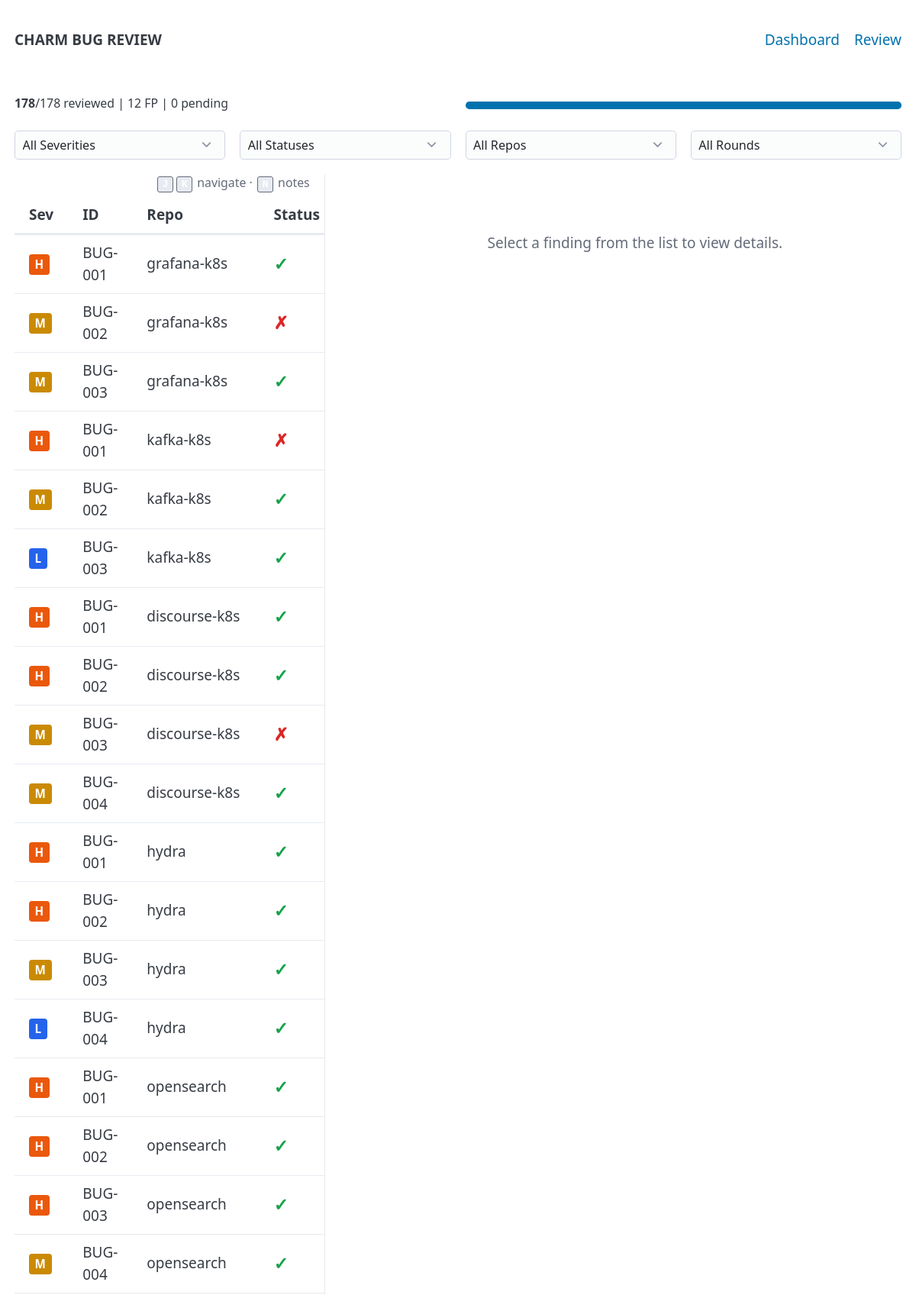
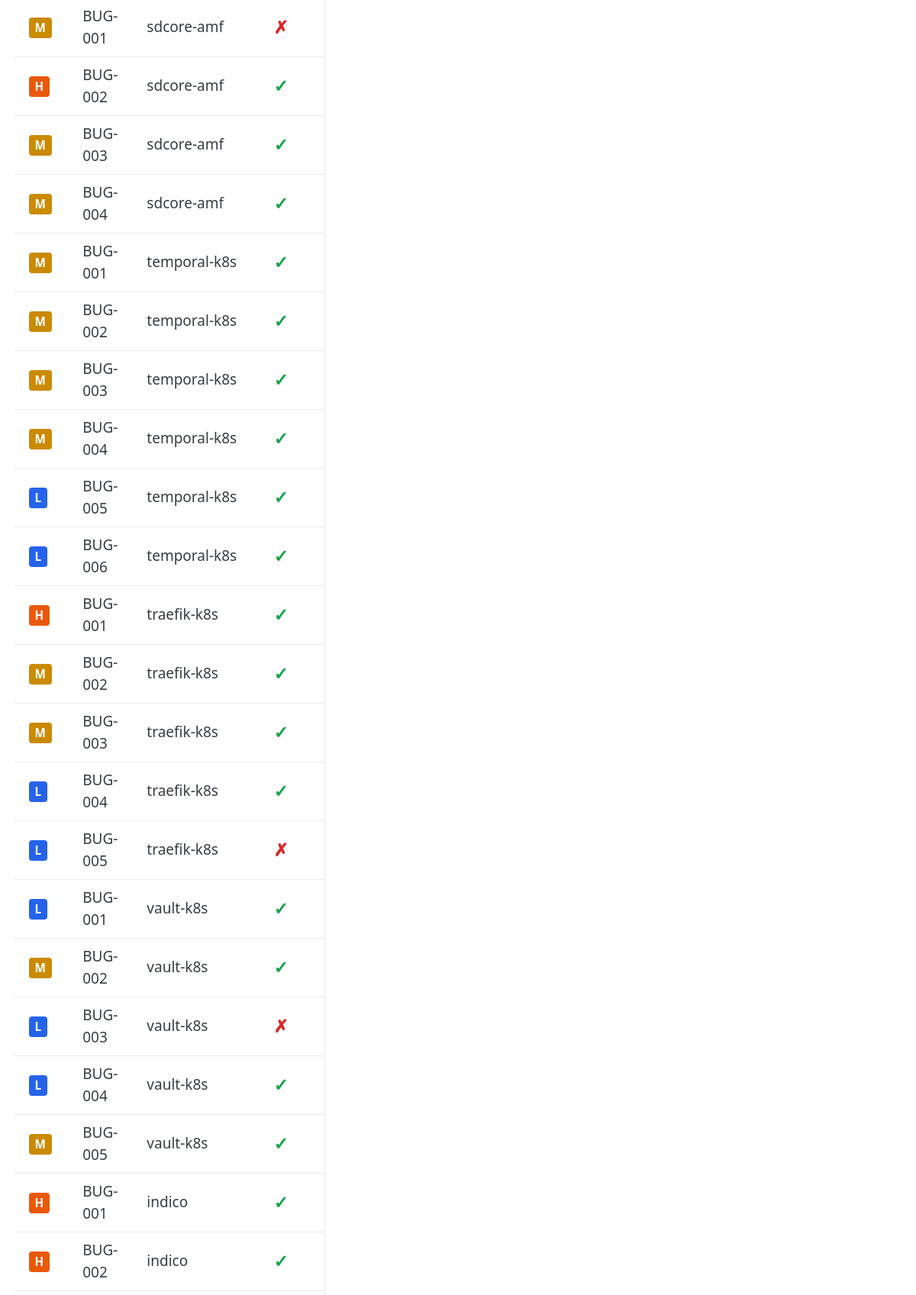
Page /findings (upper part) on the committed database (2 pictures, top to bottom).
### tables this page shows
CREATE TABLE findings (
    id              INTEGER PRIMARY KEY AUTOINCREMENT,
    bug_id          TEXT NOT NULL,
    repo            TEXT NOT NULL,
    charm_name      TEXT NOT NULL,
    round           INTEGER NOT NULL,
    category        TEXT NOT NULL,
    title           TEXT NOT NULL,
    severity        TEXT NOT NULL CHECK(severity IN ('Critical','High','Medium','Low')),
    location        TEXT NOT NULL,
    pattern         TEXT NOT NULL,
    issue           TEXT NOT NULL,
    impact          TEXT NOT NULL,
    evidence        TEXT NOT NULL,
    recommended_fix TEXT NOT NULL,
    historical_precedent TEXT NOT NULL DEFAULT '',
    review_status   TEXT NOT NULL DEFAULT 'pending'
                    CHECK(review_status IN ('pending','reviewed','false_positive')),
    reviewer_notes  TEXT NOT NULL DEFAULT '',
    reviewed_at     TEXT,
    source_file     TEXT,
    created_at      TEXT NOT NULL DEFAULT (datetime('now')),
    updated_at      TEXT NOT NULL DEFAULT (datetime('now')),
    UNIQUE(repo, bug_id)
);

### review_tool/routes/pages.py (the view)
@router.get("/findings", response_class=HTMLResponse)
async def findings_page(
    request: Request,
    severity: Optional[str] = Query(None),
    status: Optional[str] = Query(None),
    repo: Optional[str] = Query(None),
    round: Optional[str] = Query(None),
):
    severity = severity or None
    status = status or None
    repo = repo or None
    round_int = int(round) if round else None
    conn = await db.get_db(DB_PATH)
    try:
        findings = await db.get_findings(conn, severity, status, repo, round_int)
        stats = await db.get_stats(conn)
        all_findings = await db.get_findings(conn)
        repos = sorted({f["repo"] for f in all_findings})
        rounds = sorted({f["round"] for f in all_findings})
        if request.headers.get("HX-Target") == "findings-list":
            return request.app.state.templates.TemplateResponse(
                "partials/findings_list.html",
                {"request": request, "findings": findings},
            )
        return request.app.state.templates.TemplateResponse(
            "findings.html",
            {
                "request": request,
                "findings": findings,
                "stats": stats,
                "repos": repos,
                "rounds": rounds,
                "current_severity": severity or "",
                "current_status": status or "",
                "current_repo": repo or "",
                "current_round": round_int or "",
            },
        )
    finally:
        await conn.close()

### review_tool/templates/findings.html (shortened to what this page needs)
{% extends "base.html" %}
{% block content %}
<div class="stats-bar">
    {% include "partials/stats_bar.html" %}
</div>
<div class="filters">
    <form hx-get="/findings" hx-target="#findings-list" hx-push-url="true">
        <div class="grid">
            <select name="severity" onchange="this.form.requestSubmit()">
                <option value="">All Severities</option>
            </select>
            <select name="status" onchange="this.form.requestSubmit()">
                <option value="">All Statuses</option>
            </select>
            <select name="repo" onchange="this.form.requestSubmit()">
                <option value="">All Repos</option>
            </select>
            <select name="round" onchange="this.form.requestSubmit()">
                <option value="">All Rounds</option>
            </select>
        </div>
    </form>
</div>
<div class="two-panel">
    <div class="findings-list-panel" id="findings-list">
        {% include "partials/findings_list.html" %}
    </div>
    <div class="detail-panel" id="detail-panel">
        <p class="empty-detail">Select a finding from the list to view details.</p>
    </div>
</div>
{% endblock %}

### review_tool/templates/base.html (shortened to what this page needs)
<!DOCTYPE html>
<html lang="en" data-theme="light">
<head>
    <link rel="stylesheet" href="https://cdn.jsdelivr.net/npm/@picocss/pico@2/css/pico.min.css">
    <link rel="stylesheet" href="/static/style.css">
</head>
<body>
    <header class="container-fluid">
        <nav>
            <ul>
                <li><strong>CHARM BUG REVIEW</strong></li>
            </ul>
            <ul>
                <li><a href="/">Dashboard</a></li>
                <li><a href="/findings">Review</a></li>
            </ul>
        </nav>
    </header>
    <main class="container-fluid">
        {% block content %}{% endblock %}
    </main>
</body>
</html>

### review_tool/templates/partials/stats_bar.html
<div class="grid">
    <small>
        <strong>{{ stats.reviewed + stats.false_positive }}</strong>/{{ stats.total }} reviewed
        {% if stats.false_positive %} | {{ stats.false_positive }} FP{% endif %}
        | {{ stats.pending }} pending
    </small>
    <progress value="{{ stats.reviewed + stats.false_positive }}" max="{{ stats.total }}" style="margin: 0.5rem 0;"></progress>
</div>

### review_tool/templates/partials/findings_list.html (shortened to what this page needs)
<small class="kbd-help"><kbd>J</kbd><kbd>K</kbd> navigate &middot; <kbd>N</kbd> notes</small>
<table class="findings-table" role="grid">
    <thead>
        <tr>
            <th>Sev</th>
            <th>ID</th>
            <th>Repo</th>
            <th>Status</th>
        </tr>
    </thead>
    <tbody>
        {% for f in findings %}
        {% include "partials/finding_row.html" with context %}
        {% endfor %}
    </tbody>
</table>

### review_tool/templates/partials/finding_row.html
<tr class="finding-row"
    id="finding-row-{{ f.id }}"
    hx-get="/findings/{{ f.id }}"
    hx-target="#detail-panel"
    hx-swap="innerHTML"
    style="cursor: pointer;">
    <td><span class="severity-badge severity-{{ f.severity|lower }}">{{ f.severity[0] }}</span></td>
    <td>{{ f.bug_id }}</td>
    <td>{{ f.repo|replace("-operator", "") }}</td>
    <td>
        {% if f.review_status == "pending" %}
        <span class="status-pending" title="Pending">&#9679;</span>
        {% elif f.review_status == "reviewed" %}
        <span class="status-reviewed" title="Reviewed">&#10003;</span>
        {% else %}
        <span class="status-fp" title="False Positive">&#10007;</span>
        {% endif %}
    </td>
</tr>

### review_tool/static/style.css (style rules this page uses)
.severity-badge { display: inline-block; padding: 0.1rem 0.4rem; border-radius: 4px; font-size: 0.8rem; font-weight: bold; color: white; }
.severity-high { background: #ea580c; }
.severity-medium { background: #ca8a04; }
.severity-low { background: #2563eb; }
.status-reviewed { color: #16a34a; font-size: 1.2rem; font-weight: bold; }
.status-fp { color: #dc2626; font-size: 1.2rem; font-weight: bold; }
.two-panel { display: grid; grid-template-columns: 35% 65%; gap: 1rem; min-height: 70vh; }
.findings-list-panel { overflow-y: auto; max-height: 80vh; border-right: 1px solid var(--pico-muted-border-color); padding-right: 1rem; }
.detail-panel { overflow-y: auto; max-height: 80vh; padding-left: 1rem; }
.empty-detail { text-align: center; color: var(--pico-muted-color); margin-top: 4rem; }
.findings-table tbody tr { transition: background-color 0.15s; }
.stats-bar { margin-bottom: 1rem; }
.filters { margin-bottom: 1rem; }
.filters select { margin-bottom: 0; padding: 0.3rem 0.5rem; font-size: 0.85rem; }
.kbd-help { display: block; text-align: right; color: var(--pico-muted-color); margin-bottom: 0.3rem; }
.kbd-help kbd { display: inline-block; padding: 0.1rem 0.3rem; font-size: 0.7rem; background: var(--pico-muted-border-color); border: 1px solid var(--pico-muted-color); border-radius: 3px; margin: 0 0.1rem; }

### rows in the picture
findings: severity "H", bug_id "BUG-001", repo "grafana-k8s"
findings: severity "M", bug_id "BUG-002", repo "grafana-k8s"
findings: severity "M", bug_id "BUG-003", repo "grafana-k8s"
findings: severity "H", bug_id "BUG-001", repo "kafka-k8s"
findings: severity "M", bug_id "BUG-002", repo "kafka-k8s"
findings: severity "L", bug_id "BUG-003", repo "kafka-k8s"
findings: severity "H", bug_id "BUG-001", repo "discourse-k8s"
findings: severity "H", bug_id "BUG-002", repo "discourse-k8s"
findings: severity "M", bug_id "BUG-003", repo "discourse-k8s"
findings: severity "M", bug_id "BUG-004", repo "discourse-k8s"
findings: severity "H", bug_id "BUG-001", repo "hydra"
findings: severity "H", bug_id "BUG-002", repo "hydra"
findings: severity "M", bug_id "BUG-003", repo "hydra"
findings: severity "L", bug_id "BUG-004", repo "hydra"
findings: severity "H", bug_id "BUG-001", repo "opensearch"
findings: severity "H", bug_id "BUG-002", repo "opensearch"
findings: severity "H", bug_id "BUG-003", repo "opensearch"
findings: severity "M", bug_id "BUG-004", repo "opensearch"
findings: severity "M", bug_id "BUG-001", repo "sdcore-amf"
findings: severity "H", bug_id "BUG-002", repo "sdcore-amf"
findings: severity "M", bug_id "BUG-003", repo "sdcore-amf"
findings: severity "M", bug_id "BUG-004", repo "sdcore-amf"
findings: severity "M", bug_id "BUG-001", repo "temporal-k8s"
findings: severity "M", bug_id "BUG-002", repo "temporal-k8s"
findings: severity "M", bug_id "BUG-003", repo "temporal-k8s"
findings: severity "M", bug_id "BUG-004", repo "temporal-k8s"
findings: severity "L", bug_id "BUG-005", repo "temporal-k8s"
findings: severity "L", bug_id "BUG-006", repo "temporal-k8s"
findings: severity "H", bug_id "BUG-001", repo "traefik-k8s"
findings: severity "M", bug_id "BUG-002", repo "traefik-k8s"
findings: severity "M", bug_id "BUG-003", repo "traefik-k8s"
findings: severity "L", bug_id "BUG-004", repo "traefik-k8s"
findings: severity "L", bug_id "BUG-005", repo "traefik-k8s"
findings: severity "L", bug_id "BUG-001", repo "vault-k8s"
findings: severity "M", bug_id "BUG-002", repo "vault-k8s"
findings: severity "L", bug_id "BUG-003", repo "vault-k8s"
findings: severity "L", bug_id "BUG-004", repo "vault-k8s"
findings: severity "M", bug_id "BUG-005", repo "vault-k8s"
findings: severity "H", bug_id "BUG-001", repo "indico"
findings: severity "H", bug_id "BUG-002", repo "indico"

### other values in the picture
{{ stats.reviewed + stats.false_positive }} "178"
{{ stats.total }} "178"
{{ stats.false_positive }} "12"
{{ stats.pending }} "0"
